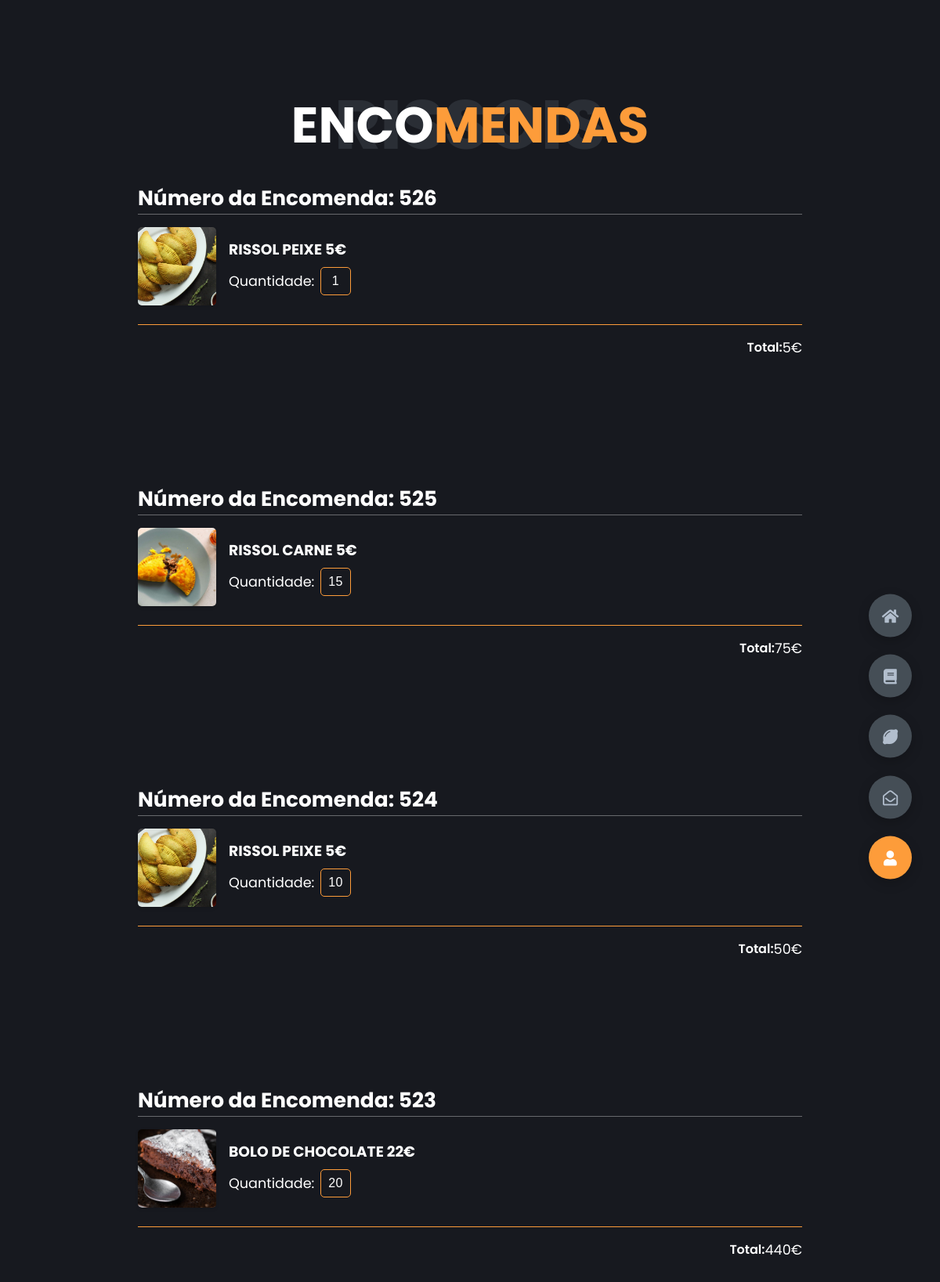
Screenshot of /php/historico.php (signed in) with the database file from the repository.
### tables this page shows
CREATE TABLE Encomendas (
    id_Encomendas INTEGER PRIMARY KEY AUTOINCREMENT,
    id_clientes INTEGER NOT NULL,
    data_encomenda DATETIME,
    metedo_pagamento BOOLEAN,
    metedo_entrega BOOLEAN,
    mensagem TEXT, distrito TEXT, codigo_postal TEXT, morada TEXT,
    FOREIGN KEY(id_clientes) REFERENCES Clientes(id_clientes)
);

### includes/historico_inc.php (called while the page is built, shortened)
<?php
require_once 'conn.php';
require_once 'functions_inc.php';
$userId = $_SESSION["userid"];
$userOrders = getUserOrders($userId, $db);

### includes/functions_inc.php (called while the page is built, shortened)
<?php
function getUserOrders($userId, $db)
{
    $queryOrders = "SELECT * FROM Encomendas WHERE id_clientes = :userid";
    $stmtOrders = $db->prepare($queryOrders);
    $stmtOrders->bindValue(':userid', $userId, SQLITE3_INTEGER);
    $resultOrders = $stmtOrders->execute();
    $orders = array();
    while ($rowOrders = $resultOrders->fetchArray(SQLITE3_ASSOC)) {
        $order = array(
            'id_Encomendas' => $rowOrders['id_Encomendas'],
            'data_encomenda' => $rowOrders['data_encomenda'],
            'metedo_pagamento' => $rowOrders['metedo_pagamento'],
            'metedo_entrega' => $rowOrders['metedo_entrega'],
            'mensagem' => $rowOrders['mensagem'],
            'items' => array()
        );
        $queryItems = "SELECT p.nome_produto, p.preco, p.caminho_imagem, l.quantidade
                       FROM Linha_de_Encomenda l
                       INNER JOIN Produtos p ON l.Produtos_id_produto = p.id_produto
                       WHERE l.Encomendas_id_Encomendas = :orderId";
        $stmtItems = $db->prepare($queryItems);
        $stmtItems->bindValue(':orderId', $rowOrders['id_Encomendas'], SQLITE3_INTEGER);
        $resultItems = $stmtItems->execute();
        while ($rowItems = $resultItems->fetchArray(SQLITE3_ASSOC)) {
            $order['items'][] = array(
                'nome_produto' => $rowItems['nome_produto'],
                'preco' => $rowItems['preco'],
                'caminho_imagem' => $rowItems['caminho_imagem'],
                'quantidade' => $rowItems['quantidade']
            );
        }
        $orders[] = $order;
    }
    return $orders;
}

### php/historico.php (the view, shortened to what this page needs)
<!DOCTYPE html>
<html lang="en">
<head>
        <link rel="stylesheet" href="../styles/style.css" />
                    <link rel="stylesheet" href="https://cdnjs.cloudflare.com/ajax/libs/font-awesome/5.15.4/css/all.min.css" />
                        <link rel="stylesheet" href="https://cdnjs.cloudflare.com/ajax/libs/toastr.js/latest/toastr.min.css">
                                <link rel="stylesheet" href="https://cdn.jsdelivr.net/npm/sweetalert2@11.0.20/dist/sweetalert2.min.css">
</head>
<body class="main-content">
    <main>
        <section class="container contact active" id="contact">
            <div class="contact-container">
                <div class="main-title">
                    <h2>enco<span>mendas</span><span class="bg-text">Rissois</span></h2>
                </div><br>
                <?php
                include('../includes/historico_inc.php');
                foreach (array_reverse($userOrders) as $order) {
                    $total = 0;
                    echo "<div class='order'>";
                    echo "<h1>Número da Encomenda: " . $order['id_Encomendas'] . "</h1>";
                    foreach ($order['items'] as $item) {
                        echo "<div class='cart-item'>";
                        echo "<div class='cart-img-box' class='fancybox'>";
                        echo "<img src='{$item['caminho_imagem']}' alt='{$item['nome_produto']}' class='cart-img'>";
                        echo "</div>";
                        echo "<div class='detail-box'>";
                        echo "<div class='cart-product-title'><h3>{$item['nome_produto']} {$item['preco']}€</h3></div>";
                        echo "<div class='cart-quantity-box'>";
                        echo "<label for='quantity'>Quantidade:</label>";
                        echo "<input type='text' value='{$item['quantidade']}' class='cart-quantity' id='quantity' disabled>";
                        echo "</div>";
                        echo "</div>";
                        echo "</div>";
                        $total += $item['preco'] * $item['quantidade'];
                    }
                    echo "
    <div class='total'>
        <div class='total-title'>Total:</div>
        <div> {$total}€</div>
    </div>
    ";
                    echo "</div>";
                }
                ?>
        </section>
    </main>
    <div class="controls">
        <a href="index.php">
            <div class="control" data-id="home">
                <i class="fas fa-home"></i>
            </div>
        </a>
        <a href="about.php">
            <div class="control" data-id="about">
                <i class="fas fa-book"></i>
            </div>
        </a>
        <a href="catalogo.php">
            <div class="control" data-id="catalogo">
                <i class="fas fa-lemon"></i>
            </div>
        </a>
        <a href="profile.php">
        <div class="control" data-id="contact">
            <i class="far fa-envelope-open"></i>
        </div>
        </a>
        <a href="profile.php">
            <div class="control active-btn" data-id="home">
                <i class="fas fa-user"></i>
            </div>
        </a>
    </div>
</body>
</html>

### styles/style.css (style rules this page uses)
* { margin: 0; padding: 0; box-sizing: border-box; list-style: none; scroll-behavior: smooth; }
:root { --color-primary: #17191f; --color-secondary: #fd9c3a; --color-white: #ffff; --color-black: #000; --color-grey0: #f8f8f8; --color-grey-1: #dbe1e8; --color-grey-2: #b2becd; --color-grey-3: #6c7983; --color-grey-4: #454e56; --color-grey-5: #2a2e35; --color-grey-6: #12181b; --br-sm-2: 14px; --box-shadow-1: 0 5px 15px rgba(0, 0, 0, 0.2); }
body { background-color: var(--color-primary); font-family: "Poppins", sans-serif; font-size: 1.1rem; color: var(--color-white); transition: all 0.4s ease-in-out; }
a { display: inline-block; text-decoration: none; color: inherit; font-family: inherit; }
section { min-height: 100vh; width: 100%; position: absolute; left: 0; top: 0; padding: 3rem 18rem; }
.container { display: none; transform: translateY(-100%) scale(0); transition: all 0.4s ease-in-out; background-color: var(--color-primary); }
.active { display: block; animation: appear 0.8s ease-in-out; transform: translateY(0) scaleY(1); }
.controls { position: fixed; z-index: 0; top: 50%; right: 3%; display: flex; flex-direction: column; align-items: center; justify-content: center; transform: translateY(-50%); }
.controls .control { padding: 1rem; cursor: pointer; background-color: var(--color-grey-4); width: 55px; height: 55px; border-radius: 50%; display: flex; justify-content: center; align-items: center; margin: 0.7rem 0; box-shadow: var(--box-shadow-1); transition: all 0.4s ease-in-out; }
.controls .control i { font-size: 1.2rem; color: var(--color-grey-2); pointer-events: none; }
.controls .active-btn { background-color: var(--color-secondary); transition: all 0.4s ease-in-out; }
.controls .active-btn i { color: var(--color-white); }
.cart-item { display: grid; grid-template-columns: 100px 1fr auto; align-items: center; gap: 1rem; border-top: 1px solid rgba(255, 255, 255, 0.35); padding-top: 1rem; }
.cart-img-box { width: 100px; height: 100px; overflow: hidden; border-radius: 5px; box-shadow: 0 2px 4px rgba(0, 0, 0, 0.1); }
.cart-img { width: 100%; height: 100%; -o-object-fit: cover; object-fit: cover; }
.detail-box { display: grid; row-gap: 0.5rem; }
.cart-product-title { font-size: 1rem; text-transform: uppercase; }
.cart-quantity-box { display: flex; align-items: center; }
.cart-quantity { border: 1px solid var(--color-secondary); background-color: var(--color-primary); color: white; width: 2.4rem; text-align: center; font-size: 1rem; padding: 0.5rem; border-radius: 5px; margin-left: 0.5rem; }
.total { display: flex; justify-content: flex-end; margin-top: 1.5rem; padding-top: 1rem; transition: all 0.3s ease; border-top: 1px solid var(--color-secondary); }
.total-title { font-size: 1rem; font-weight: 600; }
input, button { border: none; outline: none; font-size: 1.1em; }
input { width: 100%; background: #e6e6e6; color: var(--color-grey-3); letter-spacing: 0.5px; padding: 14px 64px; }
.main-title { text-align: center; }
.main-title h2 { position: relative; text-transform: uppercase; font-size: 4rem; font-weight: 700; }
.main-title h2 span { color: var(--color-secondary); }
.main-title h2 .bg-text { position: absolute; top: 50%; left: 50%; color: var(--color-grey-5); transition: all 0.4s ease-in-out; z-index: -1; transform: translate(-50%, -50%); font-weight: 800; font-size: 6.3rem; }
.order { margin-bottom: 10rem; }
@media screen and (max-width: 1432px) { .container { padding: 7rem 11rem; } }
@media screen and (max-width: 1432px) { .main-title h2 .bg-text { font-size: 5.5rem; } }

### rows the page displays
encomendas: id_Encomendas "526", nome_produto "RISSOL PEIXE", preco "5", quantidade "1", total "5"
encomendas: id_Encomendas "525", nome_produto "RISSOL CARNE", preco "5", quantidade "15", total "75"
encomendas: id_Encomendas "524", nome_produto "RISSOL PEIXE", preco "5", quantidade "10", total "50"
encomendas: id_Encomendas "523", nome_produto "BOLO DE CHOCOLATE", preco "22", quantidade "20", total "440"
